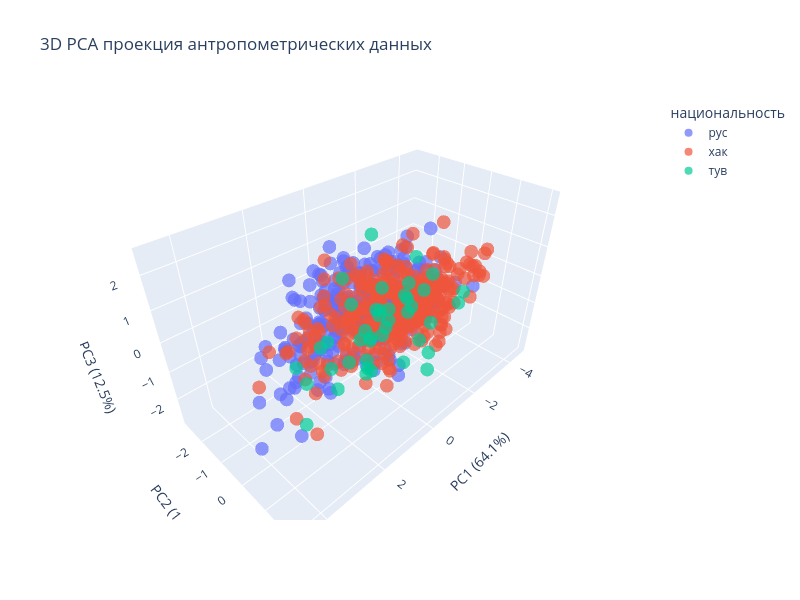

Notebook code for this chart:
### Code cell
# Создаем DataFrame для Plotly
pca_df = pd.DataFrame({
    'PC1': X_pca[:, 0],
    'PC2': X_pca[:, 1],
    'PC3': X_pca[:, 2],
    'национальность': y
})

# 3D scatter plot
fig = px.scatter_3d(pca_df, x='PC1', y='PC2', z='PC3',
                    color='национальность',
                    title='3D PCA проекция антропометрических данных',
                    labels={'PC1': f'PC1 ({pca.explained_variance_ratio_[0]:.1%})',
                            'PC2': f'PC2 ({pca.explained_variance_ratio_[1]:.1%})',
                            'PC3': f'PC3 ({pca.explained_variance_ratio_[2]:.1%})'},
                    opacity=0.7)

fig.update_layout(width=800, height=600)
fig.show()

### Figure 1 — Plotly figure (JSON) as saved in the notebook; plotly's stock layout.template omitted (floating-point values rounded to 4 significant figures; data arrays with more than 128 entries replaced by an {"elided": "..."} marker saying what was removed)
{"data": [{"hovertemplate": "национальность=рус<br>PC1 (64.1%)=%{x}<br>PC2 (14.2%)=%{y}<br>PC3 (12.5%)=%{z}<extra></extra>", "legendgroup": "рус", "marker": {"color": "#636efa", "opacity": 0.7, "symbol": "circle"}, "mode": "markers", "name": "рус", "scene": "scene", "showlegend": true, "type": "scatter3d", "x": {"elided": "303 float values"}, "y": {"elided": "303 float values"}, "z": {"elided": "303 float values"}}, {"hovertemplate": "национальность=хак<br>PC1 (64.1%)=%{x}<br>PC2 (14.2%)=%{y}<br>PC3 (12.5%)=%{z}<extra></extra>", "legendgroup": "хак", "marker": {"color": "#EF553B", "opacity": 0.7, "symbol": "circle"}, "mode": "markers", "name": "хак", "scene": "scene", "showlegend": true, "type": "scatter3d", "x": {"elided": "320 float values"}, "y": {"elided": "320 float values"}, "z": {"elided": "320 float values"}}, {"hovertemplate": "национальность=тув<br>PC1 (64.1%)=%{x}<br>PC2 (14.2%)=%{y}<br>PC3 (12.5%)=%{z}<extra></extra>", "legendgroup": "тув", "marker": {"color": "#00cc96", "opacity": 0.7, "symbol": "circle"}, "mode": "markers", "name": "тув", "scene": "scene", "showlegend": true, "type": "scatter3d", "x": [1.761, -0.08863, 1.208, 1.456, 1.261, -2.237, -1.241, 0.3409, 0.08835, -1.125, 0.8326, 0.2837, 0.004418, 0.3581, -1.572, -1.209, -0.259, -1.325, -0.2227, -0.5277, -0.9544, 2.907, 0.5391, -1.708, 1.671, -2.069, 2.539, -1.945, 2.845, 0.6011, -2.015, 1.196, -1.282, -0.7942, 2.071, -0.9524, -1.005, -0.5223, 1.04, 0.6101, -0.1521, 0.3164], "y": [-0.4227, -0.5344, 0.7987, -0.4928, 0.9898, -0.8043, 0.03957, 0.7151, 0.0093, 1.006, 0.1505, 0.6605, -0.5029, 0.0501, 0.3248, 0.2587, 0.07332, -1.575, -1.69, -0.3598, -0.8313, 0.02104, 0.6742, 0.489, -0.1239, 1.214, -0.3056, 1.409, 0.317, 0.1347, 0.3385, 2.005, 0.1335, 0.8825, 0.5817, 0.1343, 0.1791, 1.455, -0.0959, 0.324, -0.09978, -0.7413], "z": [-0.5249, -2.164, -0.8139, -0.5388, -0.7585, -0.4285, -0.6276, 0.5931, 0.1056, -1.546, -0.4465, 0.1885, -0.948, -0.8025, 0.1322, 1.343, -0.6575, 1.322, 0.229, 0.3685, -0.8563, -0.235, -0.1598, 0.6869, -1.14, -0.123, -2.806, 0.4045, -0.6109, -1.843, -1.267, 0.1209, -0.4011, -0.9597, -1.137, 0.1565, 0.03271, -1.55, -1.28, -0.4012, -0.2732, 0.02455]}], "layout": {"height": 600, "legend": {"title": {"text": "национальность"}, "tracegroupgap": 0}, "scene": {"domain": {"x": [0, 1], "y": [0, 1]}, "xaxis": {"title": {"text": "PC1 (64.1%)"}}, "yaxis": {"title": {"text": "PC2 (14.2%)"}}, "zaxis": {"title": {"text": "PC3 (12.5%)"}}}, "title": {"text": "3D PCA проекция антропометрических данных"}, "width": 800}}
